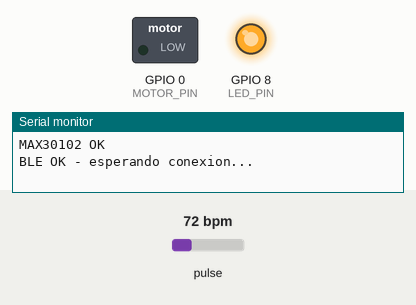
This sketch was run on a simulated ESP32-C3. Shown: switched loads named in the sketch (green lamp = pin HIGH), output pins drawn as LEDs (lit = HIGH), the last lines printed to the serial monitor. The test bench sets the inputs (shaded band); at power-on: pulse 72 bpm. Nothing arrives over Bluetooth unless stated; a phone connects over Bluetooth LE 3 s after start.

Above: at 0.6 s.
At 3.6 s:
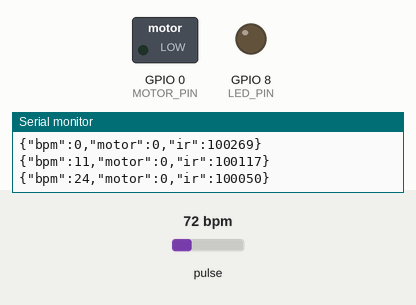
Timing chart, 0 to 5.1 s (numbered marks = the images above):
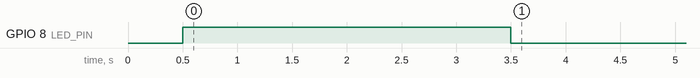

The sketch:

neurowatch_ble.ino
```cpp
/*
 * Neurowatch BLE Firmware — ESP32-C3 Supermini + MAX30102
 *
 * Librerías (Arduino IDE Library Manager):
 *   - SparkFun MAX3010x Pulse and Proximity Sensor Library
 *   - ESP32 BLE Arduino (incluida con el board package de ESP32)
 *
 * Pines:
 *   MAX30102 SDA     -> GPIO6
 *   MAX30102 SCL     -> GPIO7
 *   LED integrado    -> GPIO8 (LOW = encendido en la mayoria de Supermini)
 *   Motor vibrador   -> GPIO0
 *
 * Comportamiento:
 *   - Lectura y notificacion BLE cada 1000 ms (1 vez por segundo)
 *   - Sin dedo (IR < FINGER_THRESHOLD_IR) -> bpm = 0
 *   - LED integrado SOLO enciende si hay un cliente BLE conectado
 *   - Motor vibra SOLO si el BPM promedio supera BPM_ALERT_HIGH (pulso alto)
 */

#include <Wire.h>
#include <MAX30105.h>
#include <heartRate.h>
#include <BLEDevice.h>
#include <BLEServer.h>
#include <BLEUtils.h>
#include <BLE2902.h>

#define SDA_PIN   6
#define SCL_PIN   7
#define LED_PIN   8
#define MOTOR_PIN 0

#define SERVICE_UUID        "4fafc201-1fb5-459e-8fcc-c5c9c331914b"
#define CHARACTERISTIC_UUID "beb5483e-36e1-4688-b7f5-ea07361b26a8"

// Solo alerta por pulso ALTO/peligroso (no por pulso bajo).
// 100 es el umbral tipico de taquicardia en reposo; ajustalo si quieres.
const uint8_t  BPM_ALERT_HIGH       = 100;

// Filtro de lecturas validas del sensor (evita valores absurdos por ruido)
const uint8_t  BPM_MIN_VALID        = 30;
const uint8_t  BPM_MAX_VALID        = 200;

const uint8_t  RATE_SIZE            = 6;
const uint32_t NOTIFY_MS            = 1000;   // 1 segundo

// Umbral de deteccion de dedo, calibrado con datos reales del sensor:
//   - Sin dedo / sobre superficie: ~29,000 - 49,000
//   - Con dedo real puesto:        ~190,000+
// Se deja un margen amplio a mitad de camino.
const long     FINGER_THRESHOLD_IR  = 90000;

// Si no se detecta un latido VALIDO en este tiempo, se fuerza bpm=0
// aunque el IR siga por encima del umbral (evita lecturas "pegadas" por ruido).
const uint32_t STALE_MS             = 3000;

// Debounce: la presencia/ausencia del dedo debe sostenerse este tiempo
// antes de confirmarse, para evitar parpadeos por lecturas momentaneas.
const uint32_t FINGER_DEBOUNCE_MS   = 800;

// Suavizado del valor que se muestra/envia (media movil exponencial).
// Mientras mas bajo, mas lento y estable se ve el numero (menos volatil).
const float    SMOOTHING_ALPHA      = 0.25;

MAX30105 particleSensor;
BLEServer*         pServer         = nullptr;
BLECharacteristic* pCharacteristic = nullptr;
bool bleConnected = false;

long  irValue         = 0;
byte  rates[RATE_SIZE] = {0};
byte  rateSpot        = 0;
byte  validCount      = 0; // cuantos latidos reales llevamos acumulados (hasta RATE_SIZE)
long  lastBeat         = 0;
float beatsPerMinute   = 0;
int   beatAvg          = 0;
bool  motorOn          = false;

uint32_t lastNotifyMs = 0;
char payload[96];

// Estado confirmado (con debounce) de si hay dedo presente
bool     fingerConfirmed     = false;
uint32_t fingerChangeStartMs = 0;

// Valor suavizado que realmente se envia/muestra
float displayBpm = 0;

// ── BLE Callbacks ─────────────────────────────────────
class ServerCB : public BLEServerCallbacks {
  void onConnect(BLEServer*) {
    bleConnected = true;
    digitalWrite(LED_PIN, LOW);   // LED solo enciende conectado a la web
  }
  void onDisconnect(BLEServer*) {
    bleConnected = false;
    digitalWrite(LED_PIN, HIGH);  // apagado
    BLEDevice::startAdvertising();
  }
};

// (No hay comandos de escritura por ahora; se deja la característica
//  como READ/NOTIFY solamente para simplificar la conexión desde la web)

// ── Funciones auxiliares ──────────────────────────────
void resetLectura() {
  beatAvg      = 0;
  lastBeat     = 0;
  rateSpot     = 0;
  validCount   = 0;
  for (byte i = 0; i < RATE_SIZE; i++) rates[i] = 0;
  if (motorOn) {
    motorOn = false;
    digitalWrite(MOTOR_PIN, LOW);
  }
}

void actualizarMotor(int bpmParaDecidir) {
  // Sin lectura valida -> motor siempre apagado
  if (bpmParaDecidir <= 0) {
    if (motorOn) {
      motorOn = false;
      digitalWrite(MOTOR_PIN, LOW);
    }
    return;
  }

  bool pulsoElevado = (bpmParaDecidir > BPM_ALERT_HIGH);

  if (pulsoElevado && !motorOn) {
    motorOn = true;
    digitalWrite(MOTOR_PIN, HIGH);
  } else if (!pulsoElevado && motorOn) {
    motorOn = false;
    digitalWrite(MOTOR_PIN, LOW);
  }
}

// ── Setup ─────────────────────────────────────────────
void setup() {
  Serial.begin(115200);
  delay(500);

  pinMode(LED_PIN, OUTPUT);
  digitalWrite(LED_PIN, HIGH);   // apagado hasta que haya conexion BLE
  pinMode(MOTOR_PIN, OUTPUT);
  digitalWrite(MOTOR_PIN, LOW);

  // MAX30102
  Wire.begin(SDA_PIN, SCL_PIN);
  if (!particleSensor.begin(Wire, I2C_SPEED_FAST)) {
    Serial.println("MAX30102 no encontrado. Revisa el cableado I2C.");
    while (1) {
      delay(1000); // no usamos el LED aqui: solo indica conexion BLE
    }
  }
  particleSensor.setup(0x3C, 1, 2, 100, 411, 4096);
  particleSensor.clearFIFO();
  Serial.println("MAX30102 OK");

  // BLE
  BLEDevice::init("Neurowatch Band");
  pServer = BLEDevice::createServer();
  pServer->setCallbacks(new ServerCB());

  BLEService* pService = pServer->createService(SERVICE_UUID);
  pCharacteristic = pService->createCharacteristic(
    CHARACTERISTIC_UUID,
    BLECharacteristic::PROPERTY_READ |
    BLECharacteristic::PROPERTY_NOTIFY
  );
  pCharacteristic->addDescriptor(new BLE2902());
  pCharacteristic->setValue("{\"bpm\":0,\"motor\":0,\"ir\":0}");
  pService->start();

  BLEAdvertising* adv = BLEDevice::getAdvertising();
  adv->addServiceUUID(SERVICE_UUID);
  adv->start();
  Serial.println("BLE OK - esperando conexion...");
}

// ── Loop ──────────────────────────────────────────────
void loop() {
  irValue = particleSensor.getIR();

  bool fingerRaw = (irValue > FINGER_THRESHOLD_IR);

  // Debounce: solo confirmamos el cambio de estado si se sostiene
  // durante FINGER_DEBOUNCE_MS (evita parpadeos por lecturas puntuales)
  if (fingerRaw != fingerConfirmed) {
    if (fingerChangeStartMs == 0) fingerChangeStartMs = millis();
    if (millis() - fingerChangeStartMs >= FINGER_DEBOUNCE_MS) {
      fingerConfirmed = fingerRaw;
      fingerChangeStartMs = 0;
    }
  } else {
    fingerChangeStartMs = 0;
  }

  bool dedoDetectado = fingerConfirmed;

  if (dedoDetectado) {
    // IMPORTANTE: checkForBeat() debe llamarse en CADA vuelta del loop,
    // sin saltarse muestras, porque mantiene su propio filtro interno
    // de la señal para detectar el pico del latido.
    if (checkForBeat(irValue)) {
      uint32_t now = millis();
      long delta = now - lastBeat;
      lastBeat = now;

      beatsPerMinute = 60.0 / (delta / 1000.0);

      if (beatsPerMinute >= BPM_MIN_VALID && beatsPerMinute <= BPM_MAX_VALID) {
        rates[rateSpot++] = (byte)beatsPerMinute;
        rateSpot %= RATE_SIZE;
        if (validCount < RATE_SIZE) validCount++;

        uint16_t total = 0;
        for (byte i = 0; i < validCount; i++) total += rates[i];
        beatAvg = total / validCount;
      }
    }
  } else {
    // Sin dedo detectado -> 0 pulsaciones y limpiar historial
    resetLectura();
  }

  // Watchdog: si el IR sigue alto (ej. superficie reflejando luz) pero
  // hace rato que no se detecta un latido valido, no confiamos en el bpm.
  if (beatAvg != 0 && lastBeat != 0 && (millis() - lastBeat) > STALE_MS) {
    resetLectura();
  }

  // Notificar por BLE una vez por segundo
  if (millis() - lastNotifyMs >= NOTIFY_MS) {
    lastNotifyMs = millis();

    // Suavizado: el valor mostrado se mueve gradualmente hacia el promedio
    // real, en vez de saltar de golpe. Tambien hace que el 0 tarde un poco
    // en aparecer cuando se pierde la señal, en vez de cortar de un tajo.
    displayBpm += SMOOTHING_ALPHA * ((float)beatAvg - displayBpm);
    if (displayBpm < 0.5) displayBpm = 0; // evita que quede flotando en 0.3, 0.1...

    int bpmToSend = (int)(displayBpm + 0.5);

    actualizarMotor(bpmToSend);

    snprintf(payload, sizeof(payload),
             "{\"bpm\":%d,\"motor\":%d,\"ir\":%ld}",
             bpmToSend, motorOn ? 1 : 0, irValue);

    if (bleConnected) {
      pCharacteristic->setValue(payload);
      pCharacteristic->notify();
    }
    Serial.println(payload);
  }
}
```

Measured:
- by itself, GPIO 8 (LED_PIN): HIGH → LOW at 3.5 s
